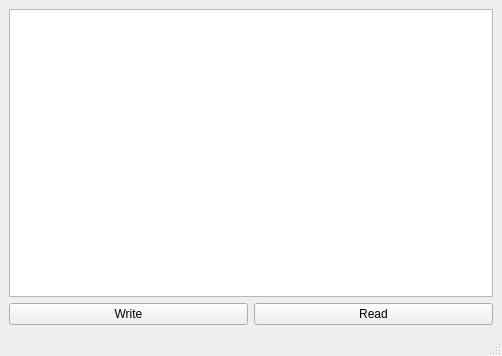
<?xml version="1.0" encoding="UTF-8"?>
<ui version="4.0">
 <class>MainWindow</class>
 <widget class="QMainWindow" name="MainWindow">
  <property name="geometry">
   <rect>
    <x>0</x>
    <y>0</y>
    <width>502</width>
    <height>356</height>
   </rect>
  </property>
  <property name="windowTitle">
   <string>MainWindow</string>
  </property>
  <widget class="QWidget" name="centralwidget">
   <layout class="QVBoxLayout" name="verticalLayout_2">
    <item>
     <layout class="QVBoxLayout" name="verticalLayout">
      <item>
       <widget class="QPlainTextEdit" name="plainTextEdit"/>
      </item>
      <item>
       <layout class="QHBoxLayout" name="horizontalLayout">
        <item>
         <widget class="QPushButton" name="pushButton">
          <property name="text">
           <string>Write</string>
          </property>
         </widget>
        </item>
        <item>
         <widget class="QPushButton" name="pushButton_2">
          <property name="text">
           <string>Read</string>
          </property>
         </widget>
        </item>
       </layout>
      </item>
     </layout>
    </item>
   </layout>
  </widget>
  <widget class="QMenuBar" name="menubar">
   <property name="geometry">
    <rect>
     <x>0</x>
     <y>0</y>
     <width>502</width>
     <height>21</height>
    </rect>
   </property>
  </widget>
  <widget class="QStatusBar" name="statusbar"/>
 </widget>
 <resources/>
 <connections/>
</ui>
